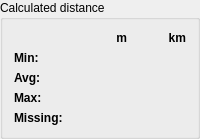
           <widget class="QGroupBox" name="groupBox_27">
            <property name="title">
             <string>Calculated distance</string>
            </property>
            <layout class="QGridLayout" name="gridLayout_28">
             <item row="2" column="0">
              <widget class="QLabel" name="label_151">
               <property name="font">
                <font>
                 <bold>true</bold>
                </font>
               </property>
               <property name="text">
                <string>Avg:</string>
               </property>
              </widget>
             </item>
             <item row="3" column="1">
              <widget class="QLabel" name="labelCalculatedDistanceMaxM_3">
               <property name="text">
                <string/>
               </property>
               <property name="alignment">
                <set>Qt::AlignRight|Qt::AlignTrailing|Qt::AlignVCenter</set>
               </property>
              </widget>
             </item>
             <item row="1" column="0">
              <widget class="QLabel" name="label_152">
               <property name="font">
                <font>
                 <bold>true</bold>
                </font>
               </property>
               <property name="text">
                <string>Min:</string>
               </property>
              </widget>
             </item>
             <item row="3" column="0">
              <widget class="QLabel" name="label_153">
               <property name="font">
                <font>
                 <bold>true</bold>
                </font>
               </property>
               <property name="text">
                <string>Max:</string>
               </property>
              </widget>
             </item>
             <item row="0" column="2">
              <widget class="QLabel" name="label_154">
               <property name="font">
                <font>
                 <bold>true</bold>
                </font>
               </property>
               <property name="text">
                <string>km</string>
               </property>
               <property name="alignment">
                <set>Qt::AlignRight|Qt::AlignTrailing|Qt::AlignVCenter</set>
               </property>
              </widget>
             </item>
             <item row="0" column="1">
              <widget class="QLabel" name="label_155">
               <property name="font">
                <font>
                 <bold>true</bold>
                </font>
               </property>
               <property name="text">
                <string>m</string>
               </property>
               <property name="alignment">
                <set>Qt::AlignRight|Qt::AlignTrailing|Qt::AlignVCenter</set>
               </property>
              </widget>
             </item>
             <item row="2" column="1">
              <widget class="QLabel" name="labelCalculatedDistanceAvgM_3">
               <property name="text">
                <string/>
               </property>
               <property name="alignment">
                <set>Qt::AlignRight|Qt::AlignTrailing|Qt::AlignVCenter</set>
               </property>
              </widget>
             </item>
             <item row="1" column="1">
              <widget class="QLabel" name="labelCalculatedDistanceMinM_3">
               <property name="text">
                <string/>
               </property>
               <property name="alignment">
                <set>Qt::AlignRight|Qt::AlignTrailing|Qt::AlignVCenter</set>
               </property>
              </widget>
             </item>
             <item row="2" column="2">
              <widget class="QLabel" name="labelCalculatedDistanceAvgKM_3">
               <property name="text">
                <string/>
               </property>
               <property name="alignment">
                <set>Qt::AlignRight|Qt::AlignTrailing|Qt::AlignVCenter</set>
               </property>
              </widget>
             </item>
             <item row="3" column="2">
              <widget class="QLabel" name="labelCalculatedDistanceMaxKM_3">
               <property name="text">
                <string/>
               </property>
               <property name="alignment">
                <set>Qt::AlignRight|Qt::AlignTrailing|Qt::AlignVCenter</set>
               </property>
              </widget>
             </item>
             <item row="1" column="2">
              <widget class="QLabel" name="labelCalculatedDistanceMinKM_3">
               <property name="text">
                <string/>
               </property>
               <property name="alignment">
                <set>Qt::AlignRight|Qt::AlignTrailing|Qt::AlignVCenter</set>
               </property>
              </widget>
             </item>
             <item row="4" column="0">
              <widget class="QLabel" name="label_156">
               <property name="font">
                <font>
                 <bold>true</bold>
                </font>
               </property>
               <property name="text">
                <string>Missing:</string>
               </property>
              </widget>
             </item>
             <item row="4" column="1" colspan="2">
              <widget class="QLabel" name="labelCalculatedDistanceMissing_3">
               <property name="text">
                <string/>
               </property>
               <property name="alignment">
                <set>Qt::AlignRight|Qt::AlignTrailing|Qt::AlignVCenter</set>
               </property>
              </widget>
             </item>
            </layout>
           </widget>
